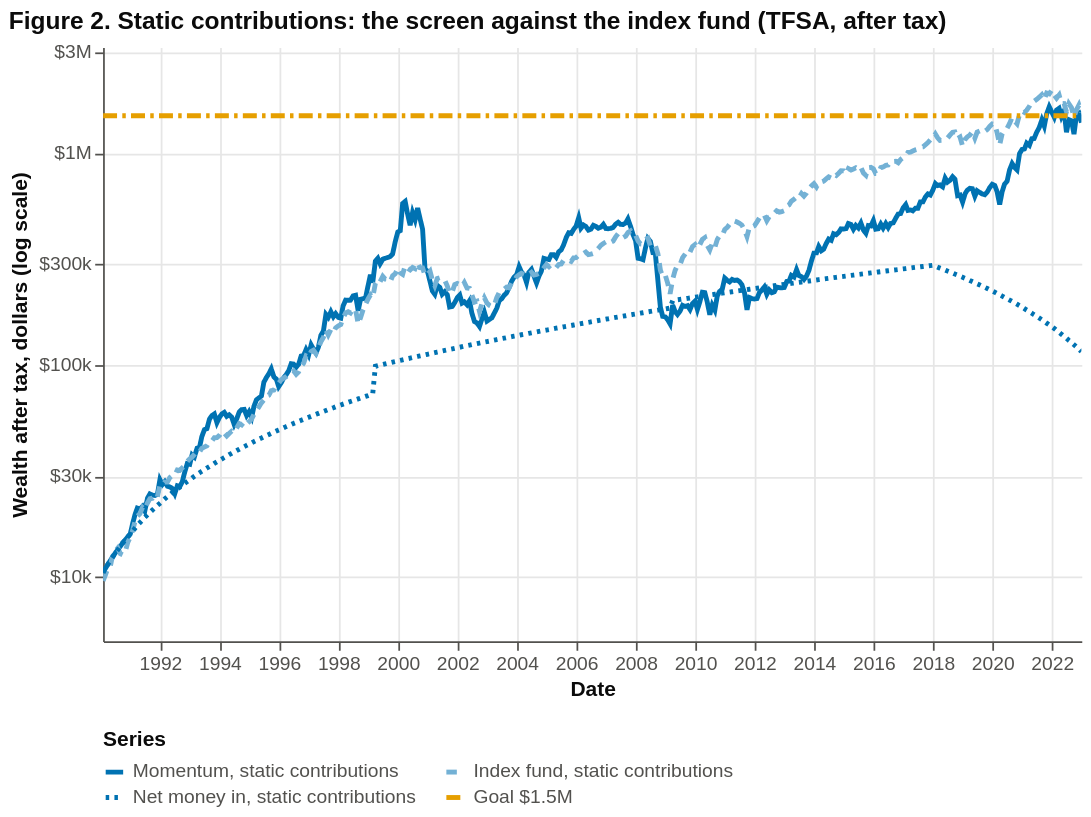

Write notebook code for a chart like this one.
### Markdown cell above
**Figure 2.** TFSA wealth after tax under the static schedule, on a log scale: the screen (solid blue), the index fund that received the same dollars (dashed light blue), the net money put in (dotted) and the \$1.5 million goal (amber). **Colour is the contribution schedule (blue for static, vermillion for phased); a solid line is the screen, a dashed lighter line of the same colour is the index fund that received the same dollars on the same days; the dotted line is the net money put in.** **Tooltip:** hovering shows the month end, the money put in, both legs (after tax) and the screen minus the index fund. Hover over any mark for its exact values; drag to pan and scroll to zoom (JupyterLab or VS Code; elsewhere the picture is static).

### Code cell
WEALTH_DOM = (5_000, 1.15 * max(float(S[s, a][f"{w}_after_tax"].max()) for s in SCHEDS for a in ACCOUNTS for w in ("strategy", "index")))
show(pch.compare_chart({"static": R["static"]}, SCREEN, y_domain=WEALTH_DOM, title="Figure 2. Static contributions: the screen against the index fund (TFSA, after tax)"))

cols_t = ["Contributed", "FinalPreTax", "FinalAfterTax", "FinalAfterTaxReal", "XIRR", "XIRRAfterTax", "XIRRReal", "XIRRAfterTaxReal", "TWR", "Alpha", "Beta", "Sharpe", "Vol", "MaxDD", "TaxPaid"]
money_c = ["Contributed", "FinalPreTax", "FinalAfterTax", "FinalAfterTaxReal", "TaxPaid"]
pct_c = ["XIRR", "XIRRAfterTax", "XIRRReal", "XIRRAfterTaxReal", "TWR", "Alpha", "Vol", "MaxDD"]
def metrics_table(s):
    t = R[s].metrics[cols_t].copy()
    t.index = [LEG[s, "screen"], LEG[s, "index"], "Difference (screen minus index fund)"]
    return t.style.format({c: fmoney for c in money_c} | {c: "{:.2%}" for c in pct_c} | {"Beta": "{:.2f}", "Sharpe": "{:.2f}"}, na_rep="-")
print("Table 2. Static contributions in the TFSA: the screen, the index fund (the baseline) and the difference")
metrics_table("static")

### Figure 1 — Vega-Lite specification as saved in the notebook (floating-point values rounded to 4 significant figures; data arrays with more than 128 entries replaced by an {"elided": "..."} marker saying what was removed)
{"$schema": "https://vega.github.io/schema/vega-lite/v5.20.1.json", "config": {"axis": {"domainColor": "#52514e", "grid": true, "gridColor": "#E6E6E6", "labelColor": "#52514e", "labelFontSize": 11, "tickColor": "#52514e", "titleColor": "#0b0b0b", "titleFontSize": 12}, "legend": {"labelFontSize": 11, "titleFontSize": 12}, "title": {"anchor": "start", "color": "#0b0b0b", "fontSize": 14, "subtitleColor": "#52514e"}, "view": {"continuousHeight": 300, "continuousWidth": 300, "stroke": null}}, "data": {"name": "data-e251c06518310d1b5d6bda6ee72d4005"}, "datasets": {"data-e251c06518310d1b5d6bda6ee72d4005": {"elided": "396 records"}}, "height": 340, "layer": [{"encoding": {"color": {"field": "series", "legend": {"columns": 2, "labelColor": "#52514e", "labelLimit": 420, "orient": "bottom", "symbolOpacity": 1, "symbolStrokeWidth": 3, "symbolType": "stroke", "title": "Series", "titleColor": "#0b0b0b"}, "scale": {"domain": ["Momentum, static contributions", "Index fund, static contributions", "Net money in, static contributions", "Goal $1.5M"], "range": ["#0072B2", "#73B1D5", "#0072B2", "#E69F00"]}, "sort": ["Momentum, static contributions", "Index fund, static contributions", "Net money in, static contributions", "Goal $1.5M"], "type": "nominal"}, "opacity": {"field": "series", "legend": null, "scale": {"domain": ["Momentum, static contributions", "Index fund, static contributions", "Net money in, static contributions", "Goal $1.5M"], "range": [1, 1, 0.8, 1]}, "type": "nominal"}, "strokeDash": {"field": "series", "legend": {"columns": 2, "labelColor": "#52514e", "labelLimit": 420, "orient": "bottom", "symbolOpacity": 1, "symbolStrokeWidth": 3, "symbolType": "stroke", "title": "Series", "titleColor": "#0b0b0b"}, "scale": {"domain": ["Momentum, static contributions", "Index fund, static contributions", "Net money in, static contributions", "Goal $1.5M"], "range": [[1, 0], [6, 4], [2, 3], [8, 3, 2, 3]]}, "type": "nominal"}, "strokeWidth": {"field": "series", "legend": null, "scale": {"domain": ["Momentum, static contributions", "Index fund, static contributions", "Net money in, static contributions", "Goal $1.5M"], "range": [2.8, 2.8, 1.6, 1.8]}, "type": "nominal"}, "x": {"axis": {"format": "%Y", "tickCount": 12}, "field": "date", "title": "Date", "type": "temporal"}, "y": {"axis": {"format": "$~s", "title": "Wealth after tax, dollars (log scale)", "values": [10000.0, 30000.0, 100000.0, 300000.0, 1000000.0, 3000000.0]}, "field": "dollars", "scale": {"domain": [5000, 3159000.0], "nice": false, "type": "log"}, "title": "Wealth after tax, dollars (log scale)", "type": "quantitative"}}, "mark": {"type": "line"}, "name": "view_2", "transform": [{"as": ["key", "dollars"], "fold": ["static_s", "static_i", "static_c", "goal"]}, {"as": "series", "calculate": "{'static_s':\"Momentum, static contributions\",'static_i':\"Index fund, static contributions\",'static_c':\"Net money in, static contributions\",'goal':\"Goal $1.5M\"}[datum.key]"}]}, {"encoding": {"tooltip": [{"field": "date", "format": "%d %b %Y", "title": "Date", "type": "temporal"}, {"field": "static_c", "format": "$,.0f", "title": "Net money in, static contributions", "type": "quantitative"}, {"field": "static_s", "format": "$,.0f", "title": "Momentum, static contributions (after tax)", "type": "quantitative"}, {"field": "static_i", "format": "$,.0f", "title": "Index fund, static contributions (after tax)", "type": "quantitative"}, {"field": "static_d", "format": "$,.0f", "title": "Momentum minus index fund, static contributions", "type": "quantitative"}], "x": {"field": "date", "type": "temporal"}}, "mark": {"color": "#52514e", "strokeWidth": 1.5, "type": "rule"}, "transform": [{"filter": {"empty": false, "param": "hover"}}]}, {"encoding": {"tooltip": [{"field": "date", "format": "%d %b %Y", "title": "Date", "type": "temporal"}, {"field": "static_c", "format": "$,.0f", "title": "Net money in, static contributions", "type": "quantitative"}, {"field": "static_s", "format": "$,.0f", "title": "Momentum, static contributions (after tax)", "type": "quantitative"}, {"field": "static_i", "format": "$,.0f", "title": "Index fund, static contributions (after tax)", "type": "quantitative"}, {"field": "static_d", "format": "$,.0f", "title": "Momentum minus index fund, static contributions", "type": "quantitative"}], "x": {"field": "date", "type": "temporal"}, "y": {"field": "y", "type": "quantitative"}}, "mark": {"color": "#52514e", "filled": true, "opacity": 0, "size": 160, "type": "point"}, "name": "view_1"}, {"encoding": {"tooltip": [{"field": "date", "format": "%d %b %Y", "title": "Date", "type": "temporal"}, {"field": "static_c", "format": "$,.0f", "title": "Net money in, static contributions", "type": "quantitative"}, {"field": "static_s", "format": "$,.0f", "title": "Momentum, static contributions (after tax)", "type": "quantitative"}, {"field": "static_i", "format": "$,.0f", "title": "Index fund, static contributions (after tax)", "type": "quantitative"}, {"field": "static_d", "format": "$,.0f", "title": "Momentum minus index fund, static contributions", "type": "quantitative"}], "x": {"field": "date", "type": "temporal"}, "y": {"field": "y", "type": "quantitative"}}, "mark": {"color": "#0b0b0b", "filled": true, "opacity": 1, "size": 60, "type": "point"}, "transform": [{"filter": {"empty": false, "param": "hover"}}]}], "params": [{"name": "hover", "select": {"clear": "pointerout", "fields": ["date"], "nearest": true, "on": "pointerover", "type": "point"}, "views": ["view_1"]}, {"bind": "scales", "name": "param_1", "select": {"encodings": ["x"], "type": "interval"}, "views": ["view_2"]}], "resolve": {"scale": {"shape": "independent"}}, "title": "Figure 2. Static contributions: the screen against the index fund (TFSA, after tax)", "width": 560}
